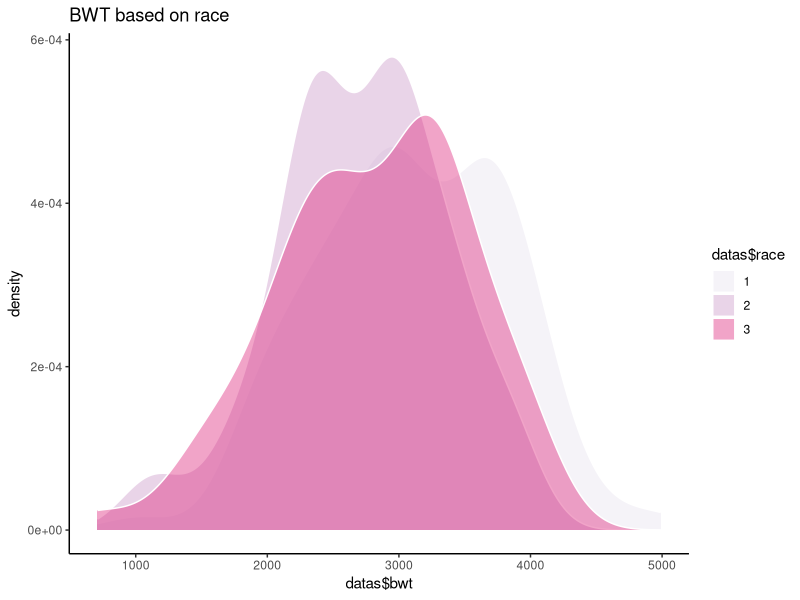

Write the R code that produced this figure.
#Tanveer Bariana
#Homework 7
#1______________________________________
library(MASS)
library(ggplot2)
datas <- birthwt
head(datas)
str(datas)
?birthwt
#a_____________________________
datas$race <- as.factor(datas$race)
datas$ftv< - factor(datas$ftv)
p1 <- ggplot(data = datas, aes(x = datas$bwt))
p2 = p1 + ggtitle("BWT based on race")
p3 = p2 + geom_density(aes(group = datas$race, fill = datas$race), color = 'white', alpha = 0.4)
p4 = p3 + theme_classic() + scale_fill_brewer(palette = "PuRd")
p4